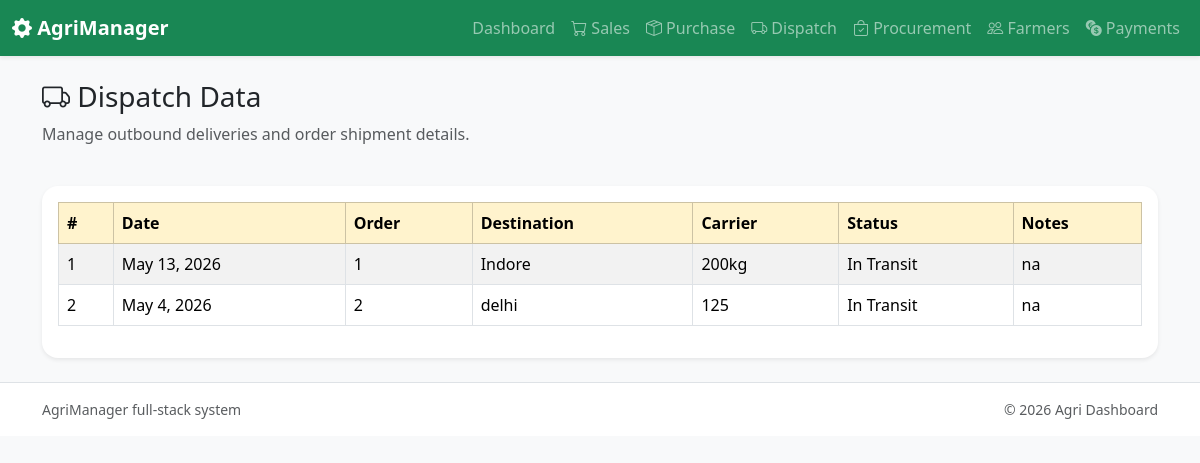
Screenshot of /dispatch/ with the database file from the repository.
### core/models.py (models this page shows, shortened)
class Dispatch(models.Model):
    order_id = models.CharField(max_length=80)
    destination = models.CharField(max_length=200)
    carrier = models.CharField(max_length=150)
    date = models.DateField()
    status = models.CharField(max_length=80, default='In Transit')
    notes = models.TextField(blank=True)

### core/views.py (the view)
# urls.py: path('dispatch/', views.dispatch_page, name='dispatch'),
def dispatch_page(request):
    dispatches = Dispatch.objects.order_by('-date')
    return render(request, 'core/dispatch.html', {'dispatches': dispatches})

### core/templates/core/dispatch.html (shortened to what this page needs)
{% extends 'core/base.html' %}
{% block content %}
<div class="d-flex justify-content-between align-items-center mb-4">
  <div>
    <h1 class="h3"><i class="bi bi-truck"></i> Dispatch Data</h1>
    <p class="text-muted">Manage outbound deliveries and order shipment details.</p>
  </div>
</div>
<div class="card shadow-sm border-0">
  <div class="card-body">
    <div class="table-responsive">
      <table class="table table-striped table-bordered align-middle">
        <thead class="table-warning">
          <tr>
            <th>#</th>
            <th>Date</th>
            <th>Order</th>
            <th>Destination</th>
            <th>Carrier</th>
            <th>Status</th>
            <th>Notes</th>
          </tr>
        </thead>
        <tbody>
          {% for dispatch in dispatches %}
          <tr>
            <td>{{ forloop.counter }}</td>
            <td>{{ dispatch.date }}</td>
            <td>{{ dispatch.order_id }}</td>
            <td>{{ dispatch.destination }}</td>
            <td>{{ dispatch.carrier }}</td>
            <td>{{ dispatch.status }}</td>
            <td>{{ dispatch.notes }}</td>
          </tr>
          {% empty %}
          <tr><td colspan="7" class="text-center text-muted">No dispatch records available.</td></tr>
          {% endfor %}
        </tbody>
      </table>
    </div>
  </div>
</div>
{% endblock %}

### core/static/core/css/style.css (style rules this page uses)
body { font-family: 'Segoe UI', Tahoma, Geneva, Verdana, sans-serif; }
.card { border-radius: 1rem; }
.table th, .table td { vertical-align: middle; }

### rows the page displays
Dispatch: date "May 13, 2026", order_id "1", destination "Indore", carrier "200kg", status "In Transit", notes "na"
Dispatch: date "May 4, 2026", order_id "2", destination "delhi", carrier "125", status "In Transit", notes "na"
